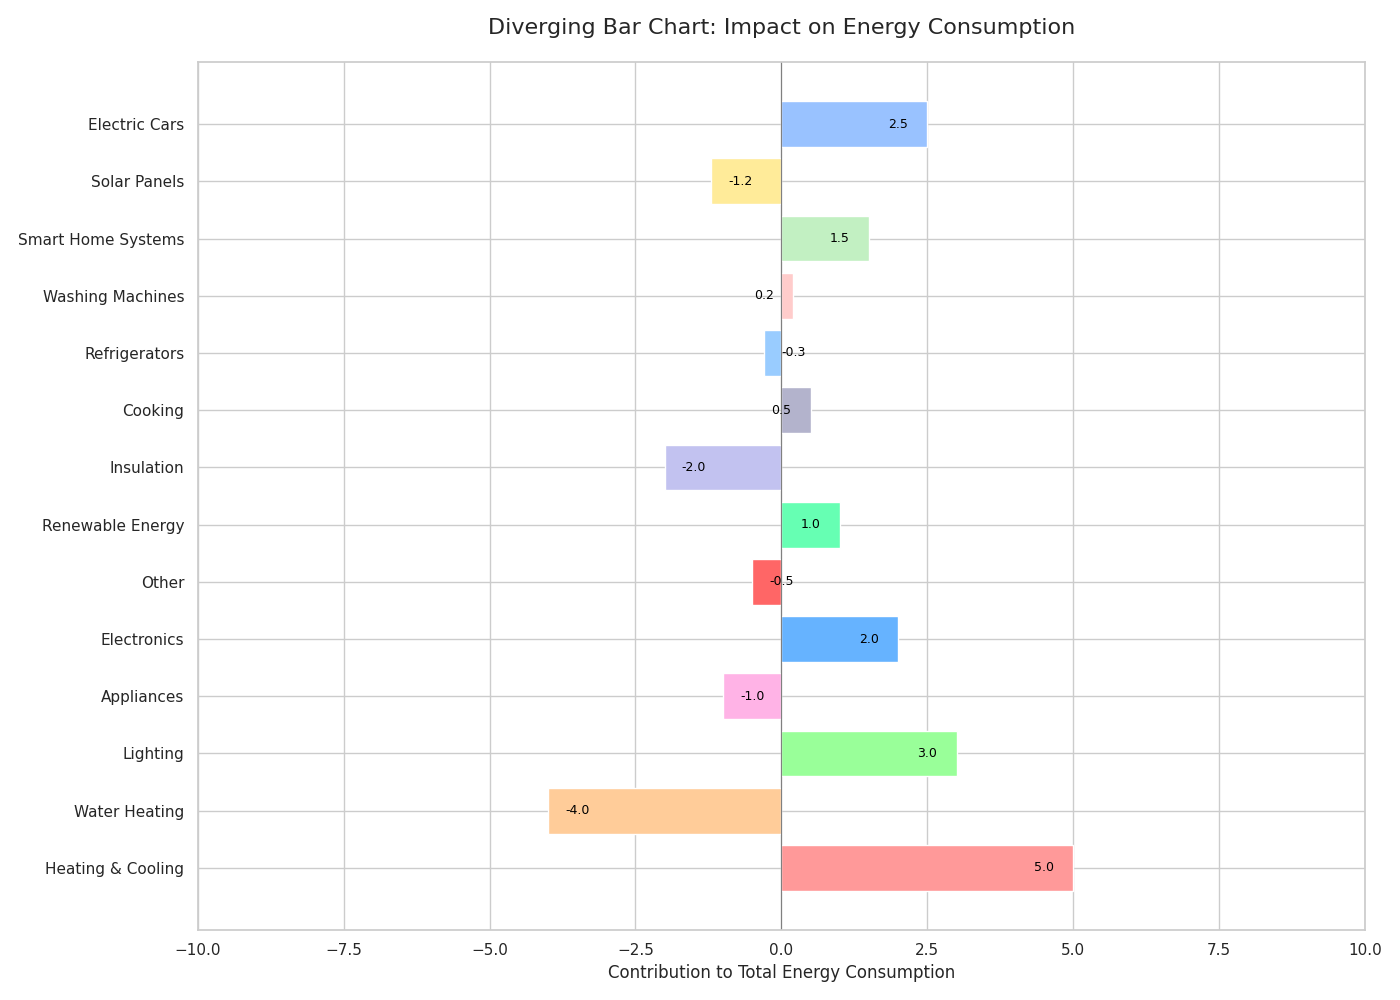

The Python source for this figure:
import matplotlib.pyplot as plt
import numpy as np

# Extended categories with additional energy contribution values
activities = [
    'Heating & Cooling', 'Water Heating', 'Lighting', 'Appliances', 'Electronics',
    'Other', 'Renewable Energy', 'Insulation', 'Cooking', 'Refrigerators', 
    'Washing Machines', 'Smart Home Systems', 'Solar Panels', 'Electric Cars'
]

# New contributions array including additional made-up data
contributions = np.array([5, -4, 3, -1, 2, -0.5, 1, -2, 0.5, -0.3, 0.2, 1.5, -1.2, 2.5])

# Expanded color palette for the new categories
colors = [
    '#ff9999', '#ffcc99', '#99ff99', '#ffb3e6', '#66b3ff',
    '#ff6666', '#66ffb3', '#c2c2f0', '#b3b3cc', '#99ccff', 
    '#ffcccb', '#c2f0c2', '#ffeb99', '#99c2ff'
]

# Initialize the figure and axis
fig, ax = plt.subplots(figsize=(14, 10))

# Centerline for the diverging bars
ax.axvline(x=0, color='gray', linewidth=0.8)

# Create the diverging horizontal bar chart
bars = ax.barh(activities, contributions, color=colors)

# Add percentage labels for each bar segment
for bar, contribution in zip(bars, contributions):
    label_position = bar.get_width() - 0.5 if contribution > 0 else bar.get_width() + 0.5
    ax.text(label_position, bar.get_y() + bar.get_height()/2, f'{contribution:.1f}', 
            va='center', ha='center', color='black', fontsize=9)

# Set title and labels
ax.set_title('Diverging Bar Chart: Impact on Energy Consumption', fontsize=16, pad=20)
ax.set_xlabel('Contribution to Total Energy Consumption', fontsize=12)

# Adjust the limits to ensure all bars are centered and visible
ax.set_xlim(-10, 10)

# Improve layout spacing
plt.tight_layout()

plt.show()
